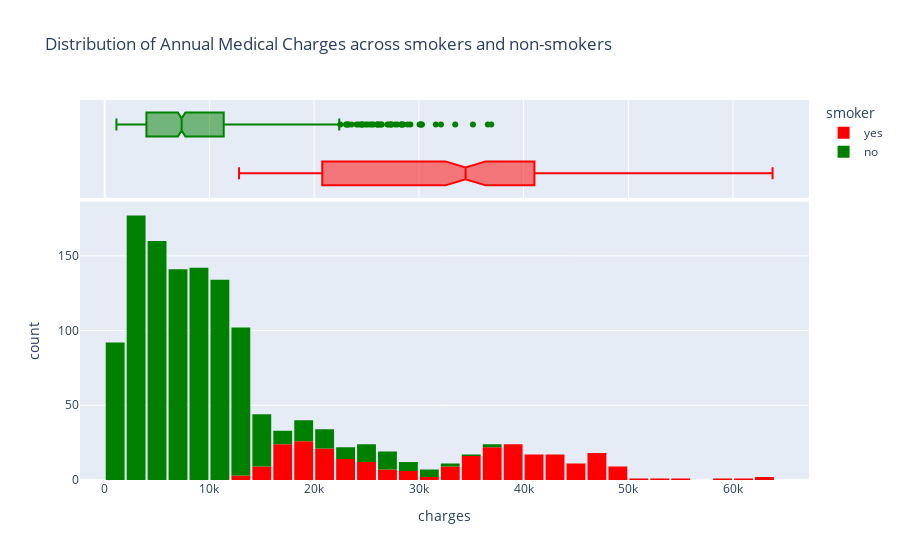

Here is the notebook cell this chart was saved with:
### Markdown cell above
Smokers have to pay significantly higher medical charges compared to non-smokers. The median for non-smokers is \$7300 while the median for smokers is close to \$34K

### Code cell
colors = {
    'yes': 'red',
    'no': 'green'
}
fig = px.histogram(medical_df, x='charges', marginal='box', title='Distribution of Annual Medical Charges across smokers and non-smokers', color = medical_df['smoker'], color_discrete_map = colors)
fig.update_layout(bargap=0.1)
fig.show()

### Figure 1 — Plotly figure (JSON) as saved in the notebook; plotly's stock layout.template omitted (floating-point values rounded to 4 significant figures; data arrays with more than 128 entries replaced by an {"elided": "..."} marker saying what was removed)
{"data": [{"alignmentgroup": "True", "bingroup": "x", "hovertemplate": "smoker=yes<br>charges=%{x}<br>count=%{y}<extra></extra>", "legendgroup": "yes", "marker": {"color": "red", "pattern": {"shape": ""}}, "name": "yes", "offsetgroup": "yes", "orientation": "v", "showlegend": true, "type": "histogram", "x": {"elided": "274 float values"}, "xaxis": "x", "yaxis": "y"}, {"alignmentgroup": "True", "hovertemplate": "smoker=yes<br>charges=%{x}<extra></extra>", "legendgroup": "yes", "marker": {"color": "red"}, "name": "yes", "notched": true, "offsetgroup": "yes", "showlegend": false, "type": "box", "x": {"elided": "274 float values"}, "xaxis": "x2", "yaxis": "y2"}, {"alignmentgroup": "True", "bingroup": "x", "hovertemplate": "smoker=no<br>charges=%{x}<br>count=%{y}<extra></extra>", "legendgroup": "no", "marker": {"color": "green", "pattern": {"shape": ""}}, "name": "no", "offsetgroup": "no", "orientation": "v", "showlegend": true, "type": "histogram", "x": {"elided": "1064 float values"}, "xaxis": "x", "yaxis": "y"}, {"alignmentgroup": "True", "hovertemplate": "smoker=no<br>charges=%{x}<extra></extra>", "legendgroup": "no", "marker": {"color": "green"}, "name": "no", "notched": true, "offsetgroup": "no", "showlegend": false, "type": "box", "x": {"elided": "1064 float values"}, "xaxis": "x2", "yaxis": "y2"}], "layout": {"bargap": 0.1, "barmode": "relative", "legend": {"title": {"text": "smoker"}, "tracegroupgap": 0}, "title": {"text": "Distribution of Annual Medical Charges across smokers and non-smokers"}, "xaxis": {"anchor": "y", "domain": [0, 1], "title": {"text": "charges"}}, "xaxis2": {"anchor": "y2", "domain": [0, 1], "matches": "x", "showgrid": true, "showticklabels": false}, "yaxis": {"anchor": "x", "domain": [0, 0.7326], "title": {"text": "count"}}, "yaxis2": {"anchor": "x2", "domain": [0.7426, 1], "matches": "y2", "showgrid": false, "showline": false, "showticklabels": false, "ticks": ""}}}
